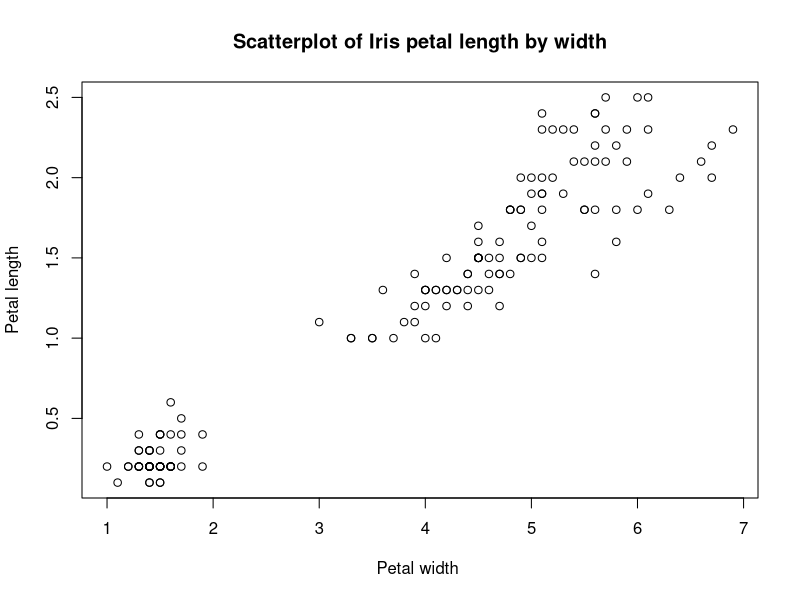

The R script that drew this image:
## ---- chunk 1
Linear.model.top.residuals <- function (x, y, p...) {
  
linear.model <- lm(y~x)
model.residuals <-abs(linear.model$residuals)
sort.residuals <-sort(model.residuals$residuals, decreasing = TRUE)
top.ten.percent <- head(sort.residuals$residuals, p)
ifelse(top.ten.percent == TRUE)
return(top.ten.percent)
}
  
## ---- chunk 2
data(iris)
iris <- data.frame(iris)
## ---- chunk 3
plot(iris$Petal.Length, iris$Petal.Width, main="Scatterplot of Iris petal length by width",
   xlab="Petal width ", ylab="Petal length")
